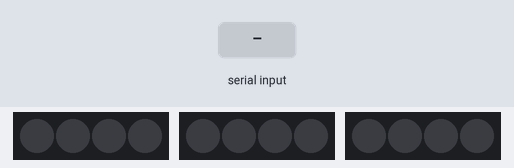
This sketch was run on a simulated Arduino Uno, built with avr-gcc and run on an emulated ATmega328P. On the bench: 3 × 4 RGB LEDs in strip order, left to right. The test bench sets the inputs (shaded band).

Above: at 1.2 s.
1.3 s: "on\n" received over Serial
At 2.5 s:
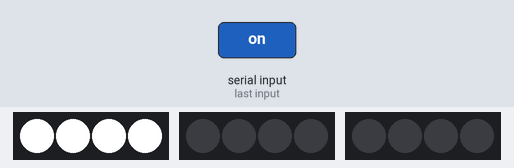
2.8 s: "off\n" received over Serial
At 3.8 s:
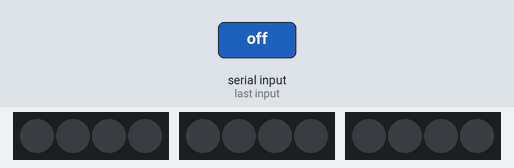
4.3 s: "on90\n" received over Serial
At 5.0 s:
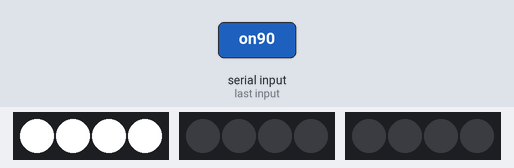
Timing chart, 0 to 7.3 s (numbered marks = the images above; inputs shaded):
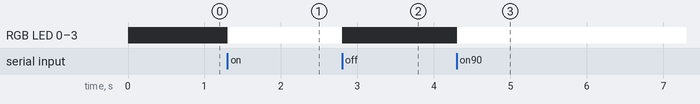

Measured:
- after the input at 1.3 s, RGB LED 0–3: off → RGB(255, 255, 255) at once
- after the input at 2.8 s, RGB LED 0–3: RGB(255, 255, 255) → off at once
- after the input at 4.3 s, RGB LED 0–3: off → RGB(255, 255, 255) at once

The sketch:

hardware_controller.ino
```cpp
#include <Adafruit_NeoPixel.h>

#define LED_PIN_0 6   // Pin connected to the first NeoPixel strip
#define LED_PIN_1 7   // Pin connected to the second NeoPixel strip
#define LED_PIN_2 8  // Pin connected to the third NeoPixel strip
#define NUM_PIXELS 4  // Number of NeoPixels in each strip

// Initialize NeoPixel strips
Adafruit_NeoPixel panel_0(NUM_PIXELS, LED_PIN_0, NEO_GRB + NEO_KHZ800);
Adafruit_NeoPixel panel_1(NUM_PIXELS, LED_PIN_1, NEO_GRB + NEO_KHZ800);
Adafruit_NeoPixel panel_2(NUM_PIXELS, LED_PIN_2, NEO_GRB + NEO_KHZ800);

void setup() {
  Serial.begin(9600); // Initialize serial communication
  panel_0.begin();     // Initialize panel_0
  panel_1.begin();     // Initialize panel_1
  panel_2.begin();     // Initialize panel_2
  panel_0.show();      // Initialize all strips to off
  panel_1.show();
  panel_2.show();
}

void loop() {
  if (Serial.available() > 0) {
    String command = Serial.readStringUntil('\n');
    if (command.startsWith("on")) {
      int panelNumber = command.substring(3).toInt(); // Extract panel number from command
      illuminatePanel(panelNumber); // Illuminate the selected panel
    } else if (command.startsWith("off")) {
      turnOffAllStrips(); // Turn off all NeoPixel strips
    }
  }
}

void illuminatePanel(int panelNumber) {
  switch (panelNumber) {
    case 0:
      illuminate(panel_0);
      break;
    case 1:
      illuminate(panel_1);
      break;
    case 2:
      illuminate(panel_2);
      break;
    default:
      // Invalid panel number, do nothing
      break;
  }
}

void illuminate(Adafruit_NeoPixel& panel) {
  for (int i = 0; i < panel.numPixels(); i++) {
    panel.setPixelColor(i, panel.Color(255, 255, 255)); // Set color to white
  }
  panel.show();
}

void turnOffAllStrips() {
  panel_0.clear(); // Clear all pixels in panel_0
  panel_1.clear(); // Clear all pixels in panel_1
  panel_2.clear(); // Clear all pixels in panel_2
  panel_0.show();  // Update panel_0
  panel_1.show();  // Update panel_1
  panel_2.show();  // Update panel_2
}
```
